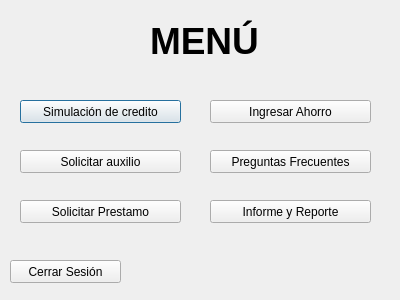
<?xml version="1.0" encoding="UTF-8"?>
<ui version="4.0">
 <class>cuentaDelUsuario</class>
 <widget class="QDialog" name="cuentaDelUsuario">
  <property name="geometry">
   <rect>
    <x>0</x>
    <y>0</y>
    <width>400</width>
    <height>300</height>
   </rect>
  </property>
  <property name="windowTitle">
   <string>Dialog</string>
  </property>
  <widget class="QLabel" name="label">
   <property name="geometry">
    <rect>
     <x>150</x>
     <y>20</y>
     <width>111</width>
     <height>41</height>
    </rect>
   </property>
   <property name="font">
    <font>
     <family>Arial</family>
     <pointsize>28</pointsize>
     <weight>75</weight>
     <bold>true</bold>
    </font>
   </property>
   <property name="text">
    <string>MENÚ</string>
   </property>
  </widget>
  <widget class="QPushButton" name="pushButton">
   <property name="geometry">
    <rect>
     <x>20</x>
     <y>100</y>
     <width>161</width>
     <height>23</height>
    </rect>
   </property>
   <property name="text">
    <string>Simulación de credito</string>
   </property>
  </widget>
  <widget class="QPushButton" name="pushButton_2">
   <property name="geometry">
    <rect>
     <x>20</x>
     <y>150</y>
     <width>161</width>
     <height>23</height>
    </rect>
   </property>
   <property name="text">
    <string>Solicitar auxilio</string>
   </property>
  </widget>
  <widget class="QPushButton" name="pushButton_3">
   <property name="geometry">
    <rect>
     <x>20</x>
     <y>200</y>
     <width>161</width>
     <height>23</height>
    </rect>
   </property>
   <property name="text">
    <string>Solicitar Prestamo</string>
   </property>
  </widget>
  <widget class="QPushButton" name="pushButton_4">
   <property name="geometry">
    <rect>
     <x>10</x>
     <y>260</y>
     <width>111</width>
     <height>23</height>
    </rect>
   </property>
   <property name="text">
    <string>Cerrar Sesión</string>
   </property>
  </widget>
  <widget class="QPushButton" name="pushButton_5">
   <property name="geometry">
    <rect>
     <x>210</x>
     <y>100</y>
     <width>161</width>
     <height>23</height>
    </rect>
   </property>
   <property name="text">
    <string>Ingresar Ahorro</string>
   </property>
  </widget>
  <widget class="QPushButton" name="pushButton_6">
   <property name="geometry">
    <rect>
     <x>210</x>
     <y>150</y>
     <width>161</width>
     <height>23</height>
    </rect>
   </property>
   <property name="text">
    <string>Preguntas Frecuentes</string>
   </property>
  </widget>
  <widget class="QPushButton" name="pushButton_7">
   <property name="geometry">
    <rect>
     <x>210</x>
     <y>200</y>
     <width>161</width>
     <height>23</height>
    </rect>
   </property>
   <property name="text">
    <string>Informe y Reporte</string>
   </property>
  </widget>
 </widget>
 <resources/>
 <connections/>
</ui>
